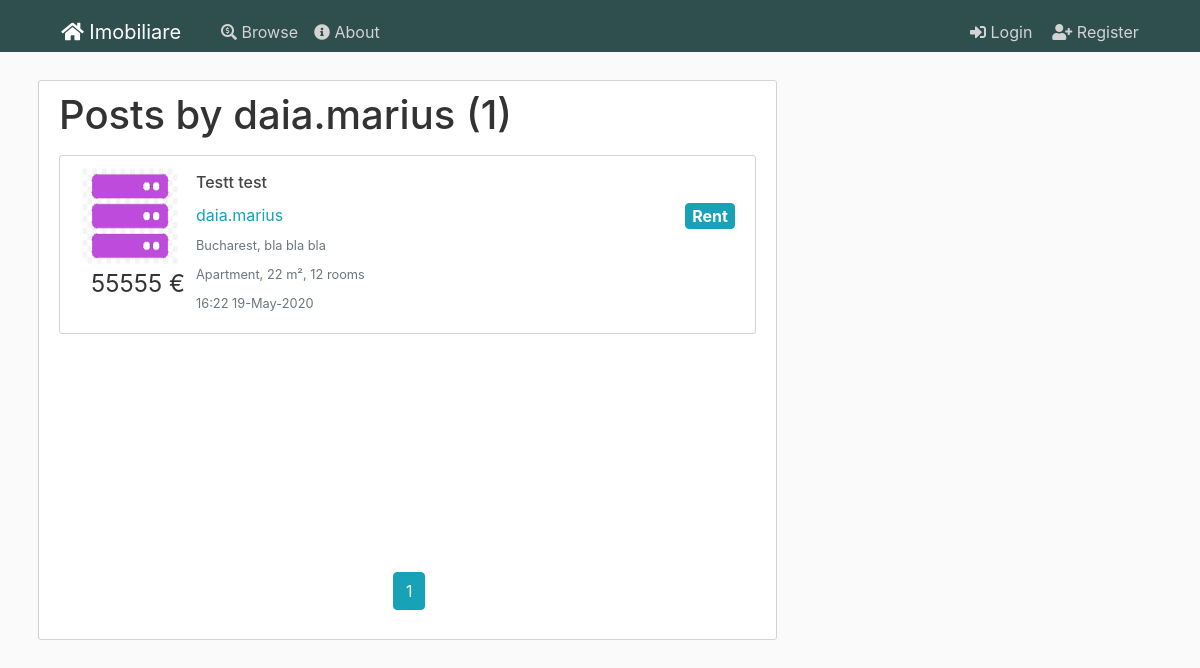
Before: /user/daia.marius with the older database file.
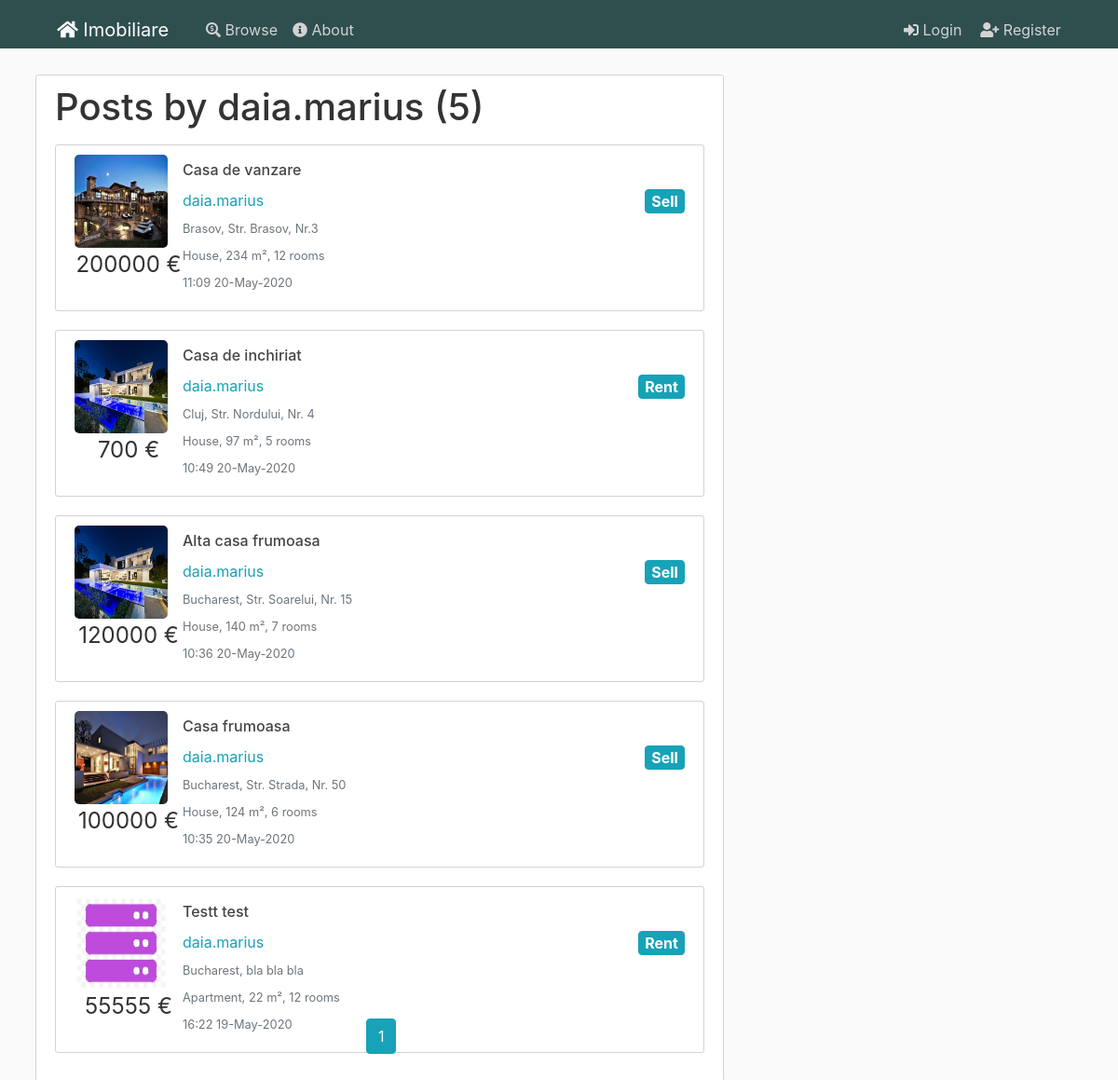
After: the same page with the newer database file.
### flaskblog/models.py (models this page shows, shortened)
class User(db.Model, UserMixin):
    id = db.Column(db.Integer, primary_key=True)
    username = db.Column(db.String(20), unique=True, nullable=False)
    email = db.Column(db.String(120), unique=True, nullable=False)
    phonenumber = db.Column(db.String(15), nullable=False)
    image_file = db.Column(db.String(20), nullable=False, default='default.jpg')
    password = db.Column(db.String(60), nullable=False)
    posts = db.relationship('Post', backref='author', lazy=True)
    favorites = db.relationship('Post', secondary=user_favorites)

class Post(db.Model):
    id = db.Column(db.Integer, primary_key=True)
    title = db.Column(db.String(100), nullable=False)
    date_posted = db.Column(db.DateTime, nullable=False, default=datetime.utcnow)
    content = db.Column(db.Text, nullable=False)
    user_id = db.Column(db.Integer, db.ForeignKey('user.id'), nullable=False)
    city_id = db.Column(db.Integer, db.ForeignKey('city.id'), nullable=False)
    anouncement_type = db.Column(db.String(20), nullable=False)
    house_type = db.Column(db.String(20), nullable=False)
    price = db.Column(db.Integer, nullable=False)
    square_meters = db.Column(db.Integer, nullable=False)
    number_rooms = db.Column(db.Integer, nullable=False)
    address = db.Column(db.String(100), nullable=False)
    phonenumber = db.Column(db.String(15), nullable=True)
    post = db.relationship('Image')
    favorited = db.relationship('User', secondary=user_favorites)

class Image(db.Model):
    id = db.Column(db.Integer, primary_key=True)
    name = db.Column(db.String(100), nullable=False)
    post_id = db.Column(db.Integer, db.ForeignKey('post.id'), nullable=False)
    post = db.relationship('Post', backref='images', lazy=True)

class City(db.Model):
    id = db.Column(db.Integer, primary_key=True)
    name = db.Column(db.String(100), nullable=False)
    country_id = db.Column(db.Integer, db.ForeignKey('country.id'), nullable=False)
    country = db.relationship('Country', back_populates="cities")
    posts = db.relationship('Post', backref='city', lazy=True)

### flaskblog/users/routes.py (the view)
@users.route("/user/<string:username>")
def user_posts(username):
    page = request.args.get('page', 1, type=int)
    user = User.query.filter_by(username=username).first_or_404()
    posts = Post.query.filter_by(author=user)\
        .order_by(Post.date_posted.desc())\
        .paginate(page=page, per_page=5)
    return render_template('user_posts.html', posts=posts, user=user)

### flaskblog/templates/user_posts.html
{% extends "layout.html" %}
{% block content %}
  <div class="content-section content-fit">
    <h1 class="mb-3">Posts by {{ user.username }} ({{ posts.total }})</h1>
    {% for post in posts.items %}
    <article class="media content-section table-row" data-href="{{ url_for('posts.post', post_id=post.id) }}">
      <div class="article-metadata">
        {% if post.images[0] %}
        <img class="article-img" src="/static/post_pics/{{post.images[0].name}}">
        {% else %}
        <img class="rounded-circle article-img" src="{{ url_for('static', filename='defaults/house.png') }}">
        {% endif %}
        <p class="article-price text-center">{{post.price}} €</p>
      </div>
      <div class="media-body">
        <h4><a class="article-title" href="{{ url_for('posts.post', post_id=post.id) }}">{{ post.title }}</a></h4>
        <div class="article-metadata">
          <a class="mr-2"
            href="{{ url_for('users.user_posts', username=post.author.username) }}">{{ post.author.username }}</a>
          <a class="btn btn-info badge float-right article-type">{{ post.anouncement_type }}</a>
        </div>
        <div class="article-metadata">
          <small class="text-muted">{{post.city.name}}, {{post.address}}</small>
        </div>
        <div class="article-metadata">
          <small class="text-muted">{{post.house_type}}, {{post.square_meters}} m², {{post.number_rooms}} rooms</small>
        </div>
        <div class="article-metadata">
          <small class="text-muted">{{ post.date_posted.strftime('%H:%M %d-%B-%Y') }}</small>
        </div>
      </div>
    </article>
    {% endfor %}
    <div class="pagination-bottom mt-5">
      <div class="text-center">
      {% for page_num in posts.iter_pages(left_edge=1, right_edge=1, left_current=1, right_current=2) %}
        {% if page_num %}
          {% if posts.page == page_num %}
            <a class="btn btn-info mb-4" href="{{ url_for('users.user_posts', username=user.username, page=page_num) }}">{{ page_num }}</a>
          {% else %}
            <a class="btn btn-outline-info mb-4" href="{{ url_for('users.user_posts', username=user.username, page=page_num) }}">{{ page_num }}</a>
          {% endif %}
        {% endif %}
      {% endfor %}
      </div>
    </div>
  </div>
{% endblock content %}

### flaskblog/templates/layout.html (shortened to what this page needs)
<!DOCTYPE html>
<html>
<head>
    <link rel="stylesheet" href="https://stackpath.bootstrapcdn.com/bootstrap/4.4.1/css/bootstrap.min.css">
    <link rel="stylesheet" href="/static/css/main.css" >
    <link rel="stylesheet" href="/static/css/fontawesome.css" >
    <link rel="stylesheet" href="https://cdn.jsdelivr.net/npm/bootstrap-select@1.13.14/dist/css/bootstrap-select.min.css">
  </head>
<body>
    <header class="site-header">
      <nav class="navbar navbar-expand-md navbar-dark bg-steel fixed-top">
        <div class="container">
          <a class="navbar-brand mr-4 pl-2 pr-2 {{ 'nav-active' if active_page == 'home' else '' }}" href="/"><i class="fas fa-home"></i> Imobiliare</a>
          <div class="collapse navbar-collapse" id="navbarToggle">
            <div class="navbar-nav mr-auto">
              <a class="nav-item nav-link {{ 'nav-active' if active_page == 'announcements' else '' }}" href="{{ url_for('posts.browse') }}"><i class="fas fa-search-dollar"></i> Browse</a>
              <a class="nav-item nav-link {{ 'nav-active' if active_page == 'about' else '' }}" href="{{ url_for('main.about') }}"><i class="fas fa-info-circle"></i> About</a>
            </div>
            <div class="navbar-nav">
              {% if current_user.is_authenticated %}
                <a class="nav-item nav-link {{ 'nav-active' if active_page == 'newpost' else '' }}" href="{{ url_for('posts.new_post') }}"><i class="fas fa-scroll"></i> New Post</a>
                <a class="nav-item nav-link {{ 'nav-active' if active_page == 'account' else '' }}" href="{{ url_for('users.account') }}"><i class="fas fa-user"></i> Account</a>
                <a class="nav-item nav-link {{ 'nav-active' if active_page == 'favorites' else '' }}" href="{{ url_for('users.favorites') }}"><i class="fas fa-heart"></i> Favorites</a>
                <a class="nav-item nav-link" href="{{ url_for('users.logout') }}"><i class="fas fa-sign-out-alt ml-1"></i> Logout</a>
              {% else %}
                <a class="nav-item nav-link {{ 'nav-active' if active_page == 'login' else '' }}" href="{{ url_for('users.login') }}"><i class="fas fa-sign-in-alt ml-1"></i> Login</a>
                <a class="nav-item nav-link {{ 'nav-active' if active_page == 'register' else '' }}" href="{{ url_for('users.register') }}"><i class="fa fa-user-plus ml-1"></i> Register</a>
              {% endif %}
            </div>
          </div>
        </div>
      </nav>
    </header>
    <main role="main" class="container">
      <div class="row">
        <div class="col-md-8">
          {% block content %}{% endblock %}
        </div>
        <div class="col-md-4">
        </div>
      </div>
    </main>
</body>
</html>

### flaskblog/static/css/main.css (style rules this page uses)
html { font-size: 16px; overflow-x: hidden; }
body { background: var(--bodybackground); color: var(--bodytextcolor); margin-top: 5rem; width: 100%; }
.content-fit { min-height: 70vh; position: relative; overflow-x:hidden !important; }
h1, h2, h3, h4, h5, h6 { color: var(--bodytextcolor); }
.bg-steel { background-color: var(--darkgreen); }
.site-header .navbar-nav .nav-link { color: var(--lightgray); transition: 0.5s; }
.content-section { background: var(--white); padding: 10px 20px; border: 1px solid var(--lightgray); border-radius: 3px; margin-bottom: 20px; }
.article-title { color: #444444; }
.article-img { height: 100px; width: 100px; margin-right: 16px; border-radius:5px; }
.article-price { font-size: 1.5rem; }
.article-type { font-size:1rem; }
.article-metadata { padding-bottom: 1px; margin-bottom: 4px; border-bottom: 1px solid #e3e3e3 }
a { color: var(--lightblue); font-size: 1rem; cursor: pointer; }
.content-section { overflow: auto ; width:100% !important; overflow-x: hidden !important; }
.container { width: 95% !important; }
:root { --darkgreen: #2F4F4F; --lightblue: #17a2b8; --dark: #343a40; --lightgreen: #28a745; --darkred: #b00020; --yellow: #ffc107; --white: white; --gray: gray; --lightgray: lightgray; --fadegray: #f3f3f3; --bodybackground: #fafafa; --bodytextcolor: #333333; --blueglow: rgba(41, 137, 167, 0.2); --whiteglow: rgba(254, 255, 205, 0.2); }
.article-metadata { border-bottom: none; }
.content-section { overflow-x: auto !important; }
.container { padding-left: 0.5rem; padding-right: 0.5rem; }
.badge { color: var(--white) !important; }
@media screen and (min-width: 768px) { .navbar { padding-top:0.75rem; padding-bottom: 0; } }
.pagination-bottom { position: absolute; bottom:0; width: 95%; margin-bottom: 5px; }

Changed rows visible on the page:
added Post: name (picture), price "200000", title "Casa de vanzare", author.username "daia.marius", anouncement_type "Sell", city.name "Brasov", address "Str. Brasov, Nr.3", house_type "House", square_meters "234", number_rooms "12", date_posted "11:09 20-May-2020"
added Post: name (picture), price "700", title "Casa de inchiriat", author.username "daia.marius", anouncement_type "Rent", city.name "Cluj", address "Str. Nordului, Nr. 4", house_type "House", square_meters "97", number_rooms "5", date_posted "10:49 20-May-2020"
added Post: name (picture), price "120000", title "Alta casa frumoasa", author.username "daia.marius", anouncement_type "Sell", city.name "Bucharest", address "Str. Soarelui, Nr. 15", house_type "House", square_meters "140", number_rooms "7", date_posted "10:36 20-May-2020"
added Post: name (picture), price "100000", title "Casa frumoasa", author.username "daia.marius", anouncement_type "Sell", city.name "Bucharest", address "Str. Strada, Nr. 50", house_type "House", square_meters "124", number_rooms "6", date_posted "10:35 20-May-2020"
Other visible differences:
{{ posts.total }}: "1" → "5"
